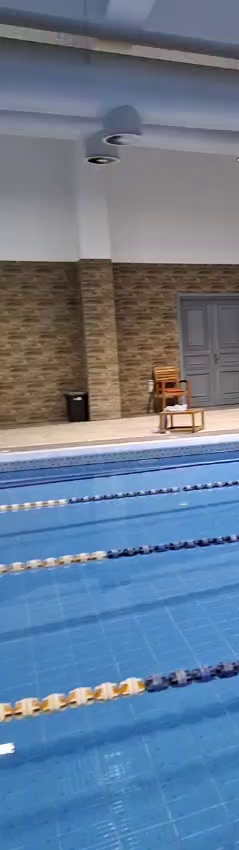
#> input picture new_frames/left_frame_0000.jpg, 239 x 850 px, found by its file name
$ python panorama.py
#> lines starting #> are read from the running program, lines starting #| are printed output that depends on the picture
# 3
import cv2
import numpy as np
import os
import subprocess

# --- CONFIG ---
folder_path = "new_frames"  # Your folder of input images
output_image = "photosphere.jpg"  # Final output filename
overlap_width = 50  # Width of overlap region for feather blending

# --- Load and Resize Images ---
image_files = sorted(
    [
        f
        for f in os.listdir(folder_path)
        if f.lower().endswith((".jpg", ".jpeg", ".png"))
    ]
)

images = []
min_height = None

for fname in image_files:
    img = cv2.imread(os.path.join(folder_path, fname))
#> img is the input picture: shape (850, 239, 3); mean B, G, R 147, 122.5, 102.6
    if img is None:
        continue
    if min_height is None:
        min_height = img.shape[0]
#> min_height = 850
    img_resized = cv2.resize(
        img, (int(img.shape[1] * min_height / img.shape[0]), min_height)
    )
    images.append(img_resized)


# --- Feather Blending ---
def feather_blend(img1, img2, overlap=50):
    h = img1.shape[0]
    result_width = img1.shape[1] + img2.shape[1] - overlap
    blended = np.zeros((h, result_width, 3), dtype=np.uint8)

    # Left part of img1
    blended[:, : img1.shape[1] - overlap] = img1[:, : img1.shape[1] - overlap]

    # Blending region
    for i in range(overlap):
        alpha = i / overlap
        blended[:, img1.shape[1] - overlap + i] = (
            (1 - alpha) * img1[:, img1.shape[1] - overlap + i] + alpha * img2[:, i]
        ).astype(np.uint8)

    # Right part of img2
    blended[:, img1.shape[1] :] = img2[:, overlap:]

    return blended


# --- Merge All Images with Feathering ---
panorama = images[0]
for i in range(1, len(images)):
    panorama = feather_blend(panorama, images[i], overlap=overlap_width)
#> this loop made 2 passes
#> (h in feather_blend, result_width in feather_blend) on passes 1 to 2: (850, 428), (850, 617)
#> pass 1, `panorama = feather_blend(panorama, images[i], overlap=overlap_width)`:
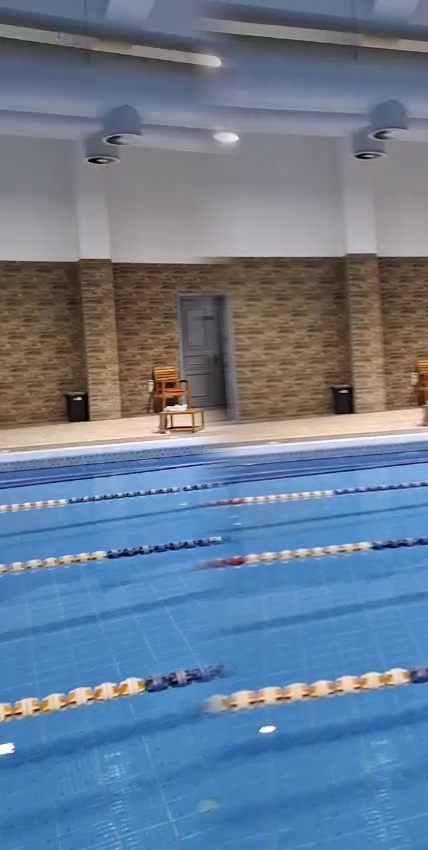
#> panorama: shape (850, 428, 3); mean B, G, R 147.5, 123.6, 104.3
#> pass 2, `panorama = feather_blend(panorama, images[i], overlap=overlap_width)`:
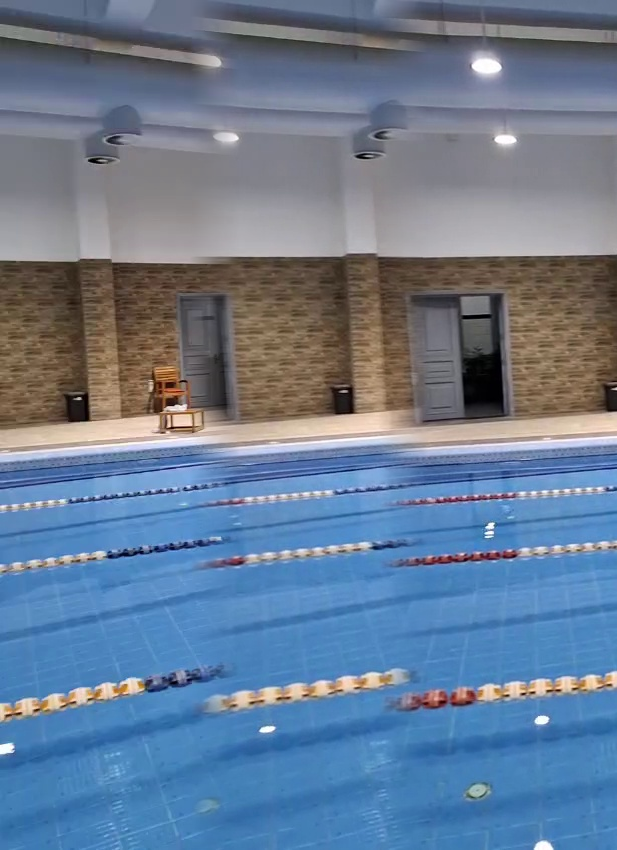
#> panorama: shape (850, 617, 3); mean B, G, R 147.9, 123.7, 104.2

# --- Save Panorama ---
cv2.imwrite(output_image, panorama)
print(f"✅ Feather-blended panorama saved as: {output_image}")

# --- Add Photosphere Metadata ---
height, width = panorama.shape[:2]
#> height = 850; width = 617
cmd = [
    "exiftool",
    "-overwrite_original",
    "-ProjectionType=equirectangular",
    f"-CroppedAreaImageWidthPixels={width}",
    f"-CroppedAreaImageHeightPixels={height}",
    "-CroppedAreaLeftPixels=0",
    "-CroppedAreaTopPixels=0",
    f"-FullPanoWidthPixels={width}",
    f"-FullPanoHeightPixels={height}",
    output_image,
]

try:
    subprocess.run(cmd, check=True)
#> (this line was passed over: subprocess is not available in this run)
    print("✅ 360 metadata added. Image is now a valid photosphere!")
except subprocess.CalledProcessError:
    print("⚠️ exiftool failed. Make sure it is installed and available in PATH.")
